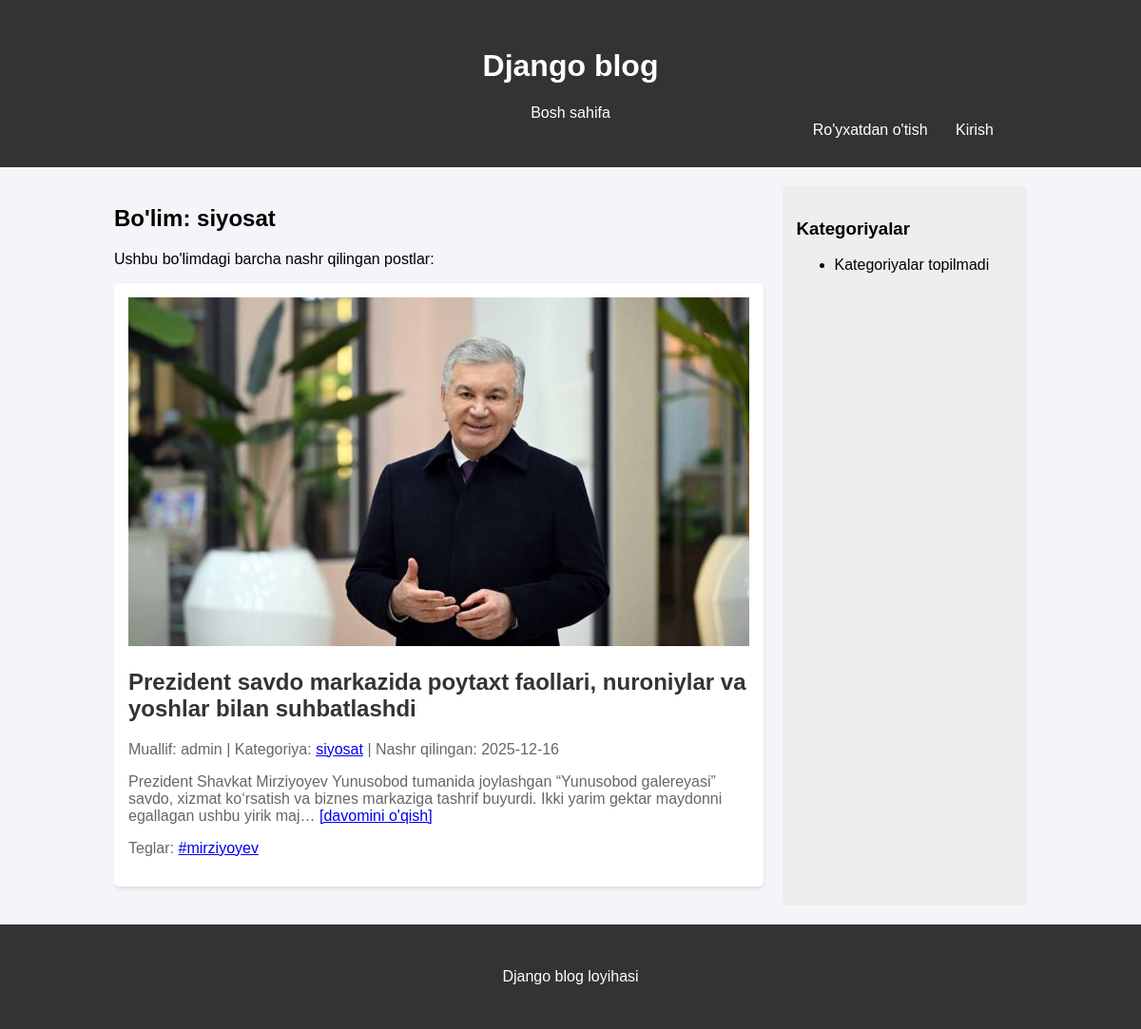
The page /category/siyosat/ on the database its author committed.
### blog/models.py (models this page shows, shortened)
class Category(models.Model):
    name = models.CharField(max_length=100, unique=True)
    slug = models.SlugField(max_length=100, unique=True)
    class Meta:
        verbose_name_plural = "Categories"

class Post(models.Model):
    title = models.CharField(max_length=255)
    content = models.TextField()
    image = models.ImageField(upload_to='post_images/', blank=True, null=True)
    author = models.ForeignKey(User, on_delete=models.CASCADE, related_name='blog_posts')
    category = models.ForeignKey(Category, on_delete=models.SET_NULL, null=True, related_name='posts')
    tags = models.ManyToManyField(Tag, blank=True)
    slug = models.SlugField(max_length=255, unique=True)
    created_at = models.DateTimeField(auto_now_add=True)
    updated_at = models.DateTimeField(auto_now=True)
    is_published = models.BooleanField(default=True)
    hit_count_generic = GenericRelation(HitCount, object_id_field='object_pk', related_query_name='hit_count_generic_relation')
    is_featured = models.BooleanField(default=False)
    class Meta:
        ordering = ['-created_at']

class Tag(models.Model):
    name = models.CharField(max_length=50, unique=True)
    slug = models.SlugField(max_length=50, unique=True)

### blog/views.py (the view)
# urls.py: path('category/<slug:slug>/', views.CategoryPostListView.as_view(), name='category_posts'),
class CategoryPostListView(ListView):
    model = Post
    template_name = 'blog/category_posts.html'
    context_object_name = 'posts'
    def get_queryset(self):
        category = get_object_or_404(Category, slug=self.kwargs['slug'])
        return Post.objects.filter(category=category, is_published=True).order_by('-created_at')
    def get_context_data(self, **kwargs):
        context = super().get_context_data(**kwargs)
        context['category_name'] = get_object_or_404(Category, slug=self.kwargs['slug']).name
        return context

### blog/templates/blog/category_posts.html (shortened to what this page needs)
{% extends "base.html" %}
{% load static %}
{% block content %}
    <h2>Bo'lim: {{ category_name }}</h2>
    <p>Ushbu bo'limdagi barcha nashr qilingan postlar:</p>
    {% for post in posts %}
        <div class="post">
            {% if post.image %}
                <img src="{{ post.image.url }}" alt="{{ post.title }}" style="max-width: 100%; height: auto;">
            {% endif %}
            <h2><a href="{% url 'post_detail' post.slug %}">{{ post.title }}</a></h2>
            <p>
                Muallif: {{ post.author.username }} |
                Kategoriya: <a href="{% url 'category_posts' post.category.slug %}">{{ post.category.name }}</a> |
                Nashr qilingan: {{ post.created_at|date:"Y-m-d" }}
            </p>
            <p>{{ post.content|truncatechars:200 }} <a href="{% url 'post_detail' post.slug %}">[davomini o'qish]</a></p>
            {% if post.tags.all %}
                <p>
                    Teglar: {% for tag in post.tags.all %}
                        <a href="{% url 'tag_posts' tag.slug %}">#{{ tag.name }}</a>{% if not forloop.last %}, {% endif %}
                    {% endfor %}
                </p>
            {% endif %}
        </div>
    {% empty %}
        <p>Hozircha "{{ category_name }}" bo'limida nashr qilingan postlar mavjud emas.</p>
    {% endfor %}
{% endblock %}

### static/css/main.css (style rules this page uses)
body { font-family: Arial, sans-serif; margin: 0; padding: 0; background-color: #f4f4f9; }
.post { background: #fff; padding: 15px; margin-bottom: 20px; border-radius: 5px; box-shadow: 0 2px 4px rgba(0,0,0,0.1); }
.post h2 a { color: #333; text-decoration: none; }
.post p { color: #666; }

### rows shown on the page
Category: name "siyosat"
Post: image (picture), title "Prezident savdo markazida poytaxt faollari, nuroniylar va yoshlar bilan suhbatlashdi", author.username "admin", category.name "siyosat", created_at "2025-12-16", content "Prezident Shavkat Mirziyoyev Yunusobod tumanida joylashgan “Yunusobod galereyasi” savdo, xizmat ko‘rsatish va biznes markaziga tashrif buyurdi. Ikki yarim gektar maydonni egallagan ushbu yirik maj…"
Tag: name "mirziyoyev"
